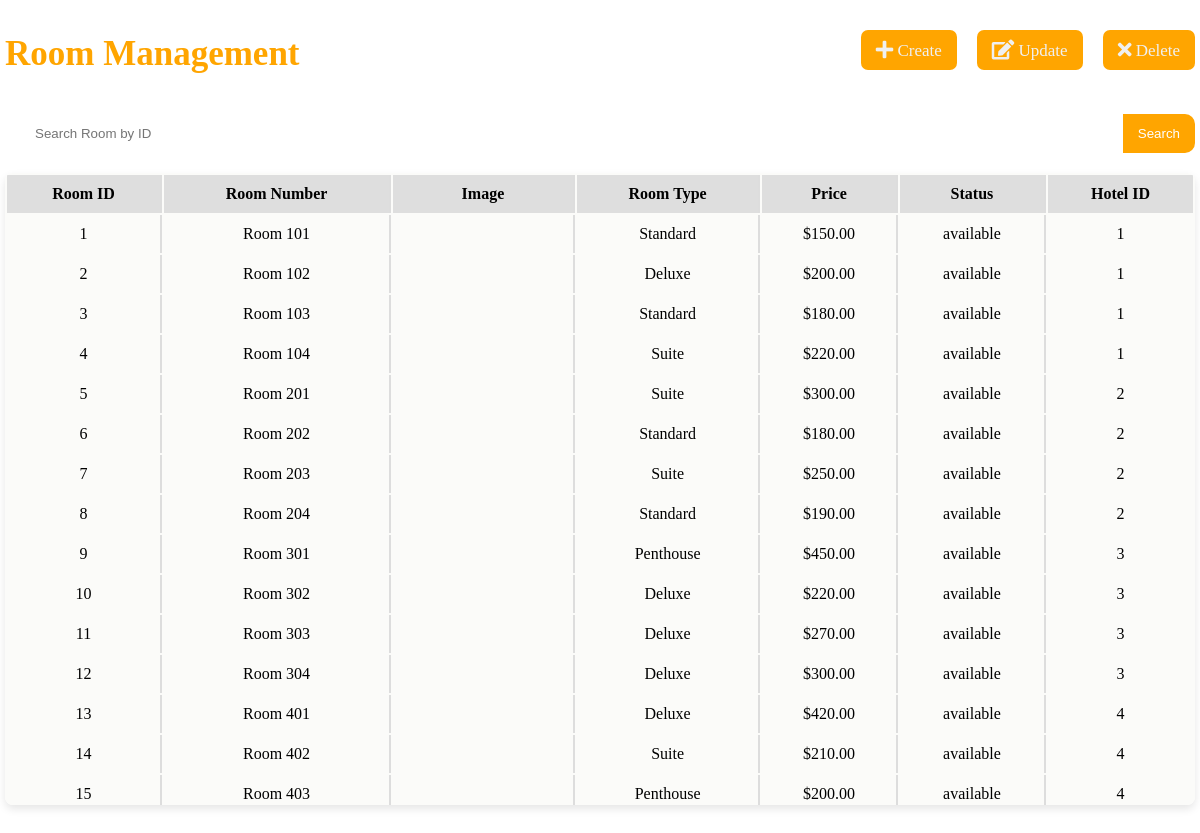
Page /pages/admin-dashboard/room-management.php on the committed database.
### tables this page shows
CREATE TABLE `rooms` (
  `room_id` int(11) NOT NULL AUTO_INCREMENT,
  `room_number` varchar(50) NOT NULL,
  `description` varchar(255) DEFAULT NULL,
  `img_link` varchar(255) DEFAULT NULL,
  `type` varchar(100) DEFAULT NULL,
  `price` decimal(10,2) DEFAULT NULL,
  `status` varchar(50) DEFAULT 'available',
  `hotel_id` int(11) DEFAULT NULL,
  PRIMARY KEY (`room_id`),
  KEY `hotel_id` (`hotel_id`),
  CONSTRAINT `rooms_ibfk_1` FOREIGN KEY (`hotel_id`) REFERENCES `hotel` (`hotel_id`)
);

### pages/admin-dashboard/room-management.php (the view, shortened to what this page needs)
<!DOCTYPE html>
<html lang="en">
<head>
  <link rel="stylesheet" href="https://cdnjs.cloudflare.com/ajax/libs/font-awesome/5.15.4/css/all.min.css">
  <link rel="stylesheet" href="../../../hotel_reservation_system/styles/admin-management.css">
</head>
<body>
  <div class="main-container">
    <div class="container" id="main-content">
      <div class="title-con">
        <h2 class="section-heading">Room Management</h2>
        <div class="crud-btn">
          <button class="crud-button" id="create-room-btn">
            <i class='fas fa-plus icon-btn'>
              <span>
                &#160;Create
              </span>
            </i>
          </button>
          <button class="crud-button" id="update-room-btn">
            <i class='fas fa-edit icon-btn'>
              <span>&#160;Update</span>
            </i>
          </button>
          <button class="crud-button" id="delete-room-btn">
            <i class='fas fa-times icon-btn'>
              <span>&#160;Delete</span>
            </i>
          </button>
        </div>
      </div>
      <div class="input-con">
        <input type="text" id="search" placeholder="Search Room by ID">
        <button class="search-btn search-btn-room" id="search-btn">Search</button>
      </div>
      <?php
      include('../../accounts/db.php');
      $sql = "SELECT * FROM Rooms";
      $result = $conn->query($sql);
      ?>
      <div class="table-container">
        <table id="room-table">
          <thead>
            <tr>
              <th>Room ID</th>
              <th>Room Number</th>
              <th>Image</th>
              <th>Room Type</th>
              <th>Price</th>
              <th>Status</th>
              <th>Hotel ID</th>
            </tr>
          </thead>
          <tbody>
            <?php
            if ($result->num_rows > 0) {
              while ($row = $result->fetch_assoc()) {
            ?>
                <tr>
                  <td><?php echo $row["room_id"]; ?></td>
                  <td>Room <?php echo $row["room_number"]; ?></td>
                  <td class="db-img">
                  </td>
                  <td><?php echo $row["type"]; ?></td>
                  <td><?php echo "$" . $row["price"]; ?></td>
                  <td><?php echo $row["status"]; ?></td>
                  <td><?php echo $row["hotel_id"]; ?></td>
                </tr>
            <?php
              }
            } else {
              echo "<tr><td colspan='4' class='no-results'>No hotels found.</td></tr>";
            }
            ?>
          </tbody>
        </table>
      </div>
    </div>
  </div>
</body>
</html>

### styles/admin-management.css (style rules this page uses)
html, body { height: 100%; margin: 0; padding: 0; }
.db-img { width: 180px; min-width: 130px; padding: 0; overflow: hidden; }
.section-heading { font-size: 35px; font-weight: bold; color: orange; margin-bottom: 20px; }
.crud-btn { display: flex; align-items: center; justify-content: flex-end; gap: 20px; }
.icon-btn { font-size: 20px; }
.crud-button { z-index: 1; padding: 10px 15px; border-radius: 7px; border: none; display: flex; align-items: center; justify-content: center; background-color: orange; transition: background-color 0.15s ease, color 0.15s ease; cursor: pointer; }
.crud-button i { color: #f0f0f0; pointer-events: none; display: flex; justify-content: center; align-items: center; }
.crud-button span { pointer-events: none; font-size: 17px; font-weight: 500; color: #f0f0f0; }
.title-con { display: flex; align-items: center; width: 100%; justify-content: space-between; }
.input-con { margin-bottom: 20px; margin-top: 20px; width: 100%; display: flex; }
#search { padding: 12px 12px 12px 30px; border-top-left-radius: 10px; border-bottom-left-radius: 10px; width: 100%; border: none; }
.search-btn { padding: 10px 15px; border: none; background-color: orange; color: white; border-top-right-radius: 10px; border-bottom-right-radius: 10px; transition: background-color 0.15s ease; cursor: pointer; }
.main-container { width: auto; height: 100%; display: flex; }
.container { width: 100%; margin: 0 auto 0 auto; padding: 5px; display: flex; align-items: center; flex-direction: column; height: 100%; }
.table-container { display: flex; width: 100%; border-radius: 8px; background-color: #fbfbf9; box-shadow: 0 4px 8px rgba(0, 0, 0, 0.1); overflow-x: auto; overflow-y: auto; height: 100%; }
table { width: 100%; border-radius: inherit; overflow-x: auto; overflow-y: auto; }
tr { border-bottom: 2px solid #dddddd; }
th { background-color: #dedede; }
th, td { padding: 10px; text-align: center; border-right: 2px solid #dddddd; }
th:last-child, td:last-child { border-right: none; }
tr:last-child { border-bottom: none; }
input[type="text"], input[type="number"], input[type="date"], input[type="email"], input[type="url"], input[type="password"], select, textarea { width: 100%; padding: 8px; border: 1px solid #ccc; border-radius: 4px; box-sizing: border-box; }
.main-container, .view-hotel-and-back-btn-container { -webkit-animation: fade-in-left 0.6s cubic-bezier(0.39, 0.575, 0.565, 1) both; animation: fade-in-left 0.6s cubic-bezier(0.39, 0.575, 0.565, 1) both; }

### rows in the picture
rooms: room_id "1", room_number "101", type "Standard", price "150.00", status "available", hotel "1"
rooms: room_id "2", room_number "102", type "Deluxe", price "200.00", status "available", hotel "1"
rooms: room_id "3", room_number "103", type "Standard", price "180.00", status "available", hotel "1"
rooms: room_id "4", room_number "104", type "Suite", price "220.00", status "available", hotel "1"
rooms: room_id "5", room_number "201", type "Suite", price "300.00", status "available", hotel "2"
rooms: room_id "6", room_number "202", type "Standard", price "180.00", status "available", hotel "2"
rooms: room_id "7", room_number "203", type "Suite", price "250.00", status "available", hotel "2"
rooms: room_id "8", room_number "204", type "Standard", price "190.00", status "available", hotel "2"
rooms: room_id "9", room_number "301", type "Penthouse", price "450.00", status "available", hotel "3"
rooms: room_id "10", room_number "302", type "Deluxe", price "220.00", status "available", hotel "3"
rooms: room_id "11", room_number "303", type "Deluxe", price "270.00", status "available", hotel "3"
rooms: room_id "12", room_number "304", type "Deluxe", price "300.00", status "available", hotel "3"
rooms: room_id "13", room_number "401", type "Deluxe", price "420.00", status "available", hotel "4"
rooms: room_id "14", room_number "402", type "Suite", price "210.00", status "available", hotel "4"
rooms: room_id "15", room_number "403", type "Penthouse", price "200.00", status "available", hotel "4"
